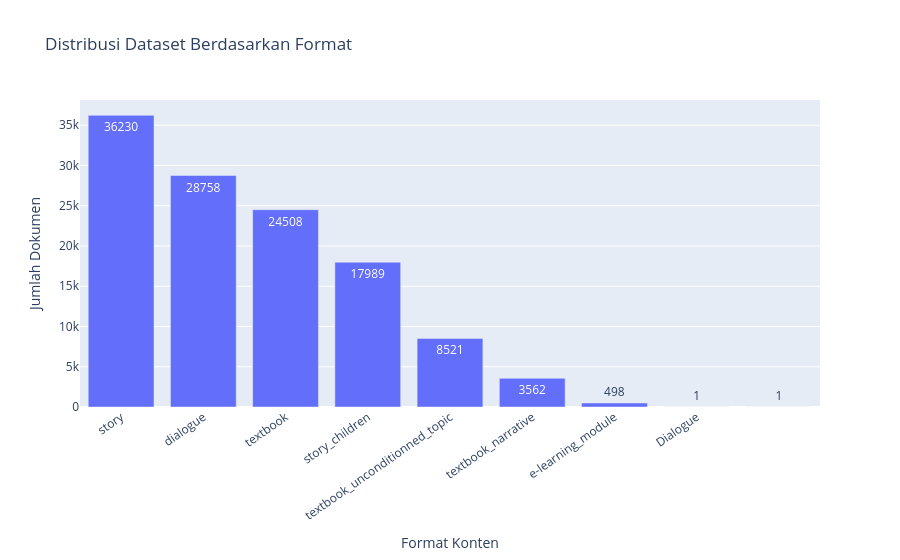

Notebook cell for this chart:
### Code cell
# Visualisasi 4: Komposisi dataset berdasarkan format
format_counts = (
    df.group_by("format")
    .agg(pl.len().alias("jumlah"))
    .sort("jumlah", descending=True)
    .with_columns(
        pl.col("format")
        .fill_null("Tidak diketahui")
    )
    .to_pandas()
)

fig4 = px.bar(
    format_counts,
    x="format",
    y="jumlah",
    title="Distribusi Dataset Berdasarkan Format",
    labels={
        "format": "Format Konten",
        "jumlah": "Jumlah Dokumen"
    },
    text="jumlah"
)

fig4.update_layout(xaxis_tickangle=-35)
fig4.show()

display(format_counts)

### Figure 1 — Plotly figure (JSON) as saved in the notebook; plotly's stock layout.template omitted (floating-point values rounded to 4 significant figures)
{"data": [{"hovertemplate": "Format Konten=%{x}<br>Jumlah Dokumen=%{text}<extra></extra>", "legendgroup": "", "marker": {"color": "#636efa", "pattern": {"shape": ""}}, "name": "", "orientation": "v", "showlegend": false, "text": [36230.0, 28760.0, 24510.0, 17990.0, 8521.0, 3562.0, 498.0, 1.0, 1.0], "textposition": "auto", "type": "bar", "x": ["story", "dialogue", "textbook", "story_children", "textbook_unconditionned_topic", "textbook_narrative", "e-learning_module", "Dialogue", ""], "xaxis": "x", "y": [36230, 28758, 24508, 17989, 8521, 3562, 498, 1, 1], "yaxis": "y"}], "layout": {"barmode": "relative", "legend": {"tracegroupgap": 0}, "title": {"text": "Distribusi Dataset Berdasarkan Format"}, "xaxis": {"anchor": "y", "domain": [0, 1], "tickangle": -35, "title": {"text": "Format Konten"}}, "yaxis": {"anchor": "x", "domain": [0, 1], "title": {"text": "Jumlah Dokumen"}}}}
